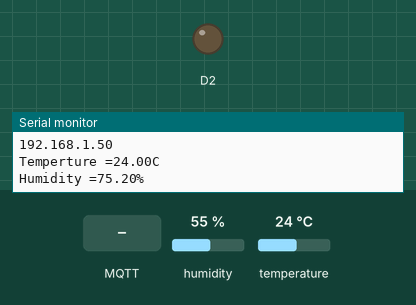
Recording of a sketch running on a simulated ESP8266 (NodeMCU). Parts: output pins drawn as LEDs (lit = HIGH), the last lines printed to the serial monitor. Inputs (shaded band) come from the test bench; at power-on: humidity 55 %, temperature 24 °C. WiFi joins after 1.5 s; servers stay silent unless stated; random numbers use the default seed unless the sketch sets one; no MQTT or app messages arrive unless stated.

Above: at 2.7 s.
2.8 s: MQTT message "1" arrives on the first subscribed topic
At 4.3 s:
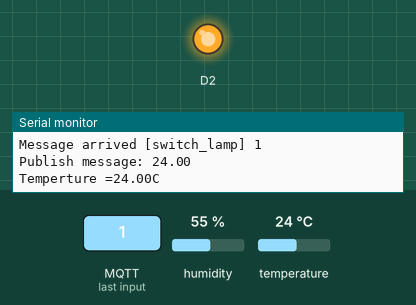
5.0 s: MQTT message "0" arrives on the first subscribed topic
At 6.8 s:
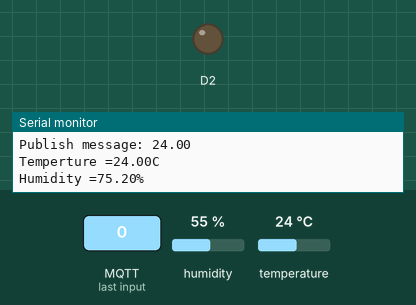
Timing chart, 0 to 8.3 s (numbered marks = the images above; inputs shaded):
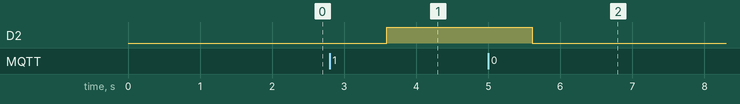

The sketch:

Project_Mqtt.ino
```cpp
#include "DHT.h"
#define DHTPIN 5
#define DHTTYPE DHT11
DHT dht(DHTPIN, DHTTYPE);

#include <ESP8266WiFi.h>
#include <PubSubClient.h>

// Update these with values suitable for your network.

const char* ssid = "BABBITTY";
const char* password = "nopassword";
const char* mqtt_server = "mqtt-dashboard.com";

WiFiClient espClient;
PubSubClient client(espClient);
unsigned long lastMsg = 0;
#define MSG_BUFFER_SIZE  (50)
char msg[MSG_BUFFER_SIZE];
int value = 0;

void setup_wifi() {

  delay(10);
  // We start by connecting to a WiFi network
  Serial.println();
  Serial.print("Connecting to ");
  Serial.println(ssid);

  WiFi.mode(WIFI_STA);
  WiFi.begin(ssid, password);

  while (WiFi.status() != WL_CONNECTED) {
    delay(500);
    Serial.print(".");
  }

  randomSeed(micros());

  Serial.println("");
  Serial.println("WiFi connected");
  Serial.println("IP address: ");
  Serial.println(WiFi.localIP());
}

void callback(char* topic, byte* payload, unsigned int length) {
  Serial.print("Message arrived [");
  Serial.print(topic);
  Serial.print("] ");
  for (int i = 0; i < length; i++) {
    Serial.print((char)payload[i]);
  }
  Serial.println();

  // Switch on the LED if an 1 was received as first character
  if (String(topic) == "switch_lamp") //รับข้อมูลจาก subscriber ชิ้อว่า dewdewbearr
  {
    if ((char)payload[0] == '1')  //มีตัวอักษตร ตำเเหน่งเเรก [0]= 1 ไฟติด
    digitalWrite(D2, HIGH);

    if ((char)payload[0] == '0')
    digitalWrite(D2, LOW);
  }


}

void reconnect() {
  // Loop until we're reconnected
  while (!client.connected()) {
    Serial.print("Attempting MQTT connection...");
    // Create a random client ID
    String clientId = "ESP8266Client-";
    clientId += String(random(0xffff), HEX);
    // Attempt to connect
    if (client.connect(clientId.c_str())) {
      Serial.println("connected nanananan");
      // Once connected, publish an announcement...
      client.publish("dewdewbear", "hello world");   //เมื่อทำการ connect mtqq ได้จะทำการ Publish ข้อมูลไป topic (dewdewbear) ว่า Hello world
      // ... and resubscribe
      client.subscribe("switch_lamp"); //เมื่อทำการ connect mtqq ได้จะทำการ subscribe topic (dewdewbearr)
    } else {
      Serial.print("failed, rc=");
      Serial.print(client.state());
      Serial.println(" try again in 5 seconds");
      // Wait 5 seconds before retrying
      delay(5000);
    }
  }
}

void setup() {
  pinMode(D2, OUTPUT);     // Initialize the BUILTIN_LED pin as an output
  Serial.begin(115200);
  setup_wifi();
  client.setServer(mqtt_server, 1883);
  client.setCallback(callback);
   dht.begin();
}

void loop() {

 float h = dht.readHumidity();
  // Read temperature as Celsius (the default)
  float t = dht.readTemperature();
  // Read temperature as Fahrenheit (isFahrenheit = true)
  float f = dht.readTemperature(true);
  Serial.print("Temperture =");Serial.print(t);Serial.println("C");
  delay(1000);
  Serial.print("Humidity =");Serial.print(f);Serial.println("%");
  delay(1000);


  if (!client.connected()) {
    reconnect();
  }
  client.loop();


String test = String(t); //แปลงให้เป็น const char คำส่ง name.c_str()
String hum = String(h);

    Serial.print("Publish message: ");
    Serial.println(test.c_str());
    client.publish("dht_temp", test.c_str()); // ส่งข้อมูลไปที่ Topic dewdewbear บน Mtqq ด้วยขอความ (test.c_str() ที่แปลงมา
    client.publish("dht_hum", hum.c_str()); // ส่งข้อมูลไปที่ Topic dewdewbear บน Mtqq ด้วยขอความ (test.c_str() ที่แปลงมา
}
```

Measured:
- after the input at 2.8 s, D2: LOW → HIGH after 0.79 s
- after the input at 5.0 s, D2: HIGH → LOW after 0.61 s
